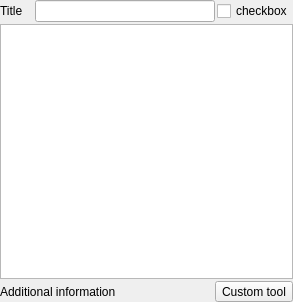
<?xml version="1.0" encoding="UTF-8"?>
<ui version="4.0">
 <class>Form</class>
 <widget class="QWidget" name="Form">
  <property name="geometry">
   <rect>
    <x>0</x>
    <y>0</y>
    <width>293</width>
    <height>302</height>
   </rect>
  </property>
  <property name="windowTitle">
   <string>Form</string>
  </property>
  <layout class="QVBoxLayout" name="verticalLayout">
   <property name="spacing">
    <number>2</number>
   </property>
   <property name="leftMargin">
    <number>0</number>
   </property>
   <property name="topMargin">
    <number>0</number>
   </property>
   <property name="rightMargin">
    <number>0</number>
   </property>
   <property name="bottomMargin">
    <number>0</number>
   </property>
   <item>
    <layout class="QHBoxLayout" name="horizontalLayout_8">
     <item>
      <widget class="QLabel" name="label">
       <property name="text">
        <string>Title</string>
       </property>
      </widget>
     </item>
     <item>
      <spacer name="horizontalSpacer">
       <property name="orientation">
        <enum>Qt::Horizontal</enum>
       </property>
       <property name="sizeType">
        <enum>QSizePolicy::Preferred</enum>
       </property>
       <property name="sizeHint" stdset="0">
        <size>
         <width>10</width>
         <height>20</height>
        </size>
       </property>
      </spacer>
     </item>
     <item>
      <widget class="QLineEdit" name="lineEdit">
       <property name="clearButtonEnabled">
        <bool>true</bool>
       </property>
      </widget>
     </item>
     <item>
      <widget class="QCheckBox" name="checkBox">
       <property name="text">
        <string>checkbox</string>
       </property>
      </widget>
     </item>
    </layout>
   </item>
   <item>
    <widget class="DragTableWidget" name="tableWidget">
     <property name="editTriggers">
      <set>QAbstractItemView::NoEditTriggers</set>
     </property>
     <property name="selectionMode">
      <enum>QAbstractItemView::ExtendedSelection</enum>
     </property>
     <property name="selectionBehavior">
      <enum>QAbstractItemView::SelectRows</enum>
     </property>
     <property name="showGrid">
      <bool>false</bool>
     </property>
     <property name="gridStyle">
      <enum>Qt::NoPen</enum>
     </property>
     <property name="wordWrap">
      <bool>false</bool>
     </property>
     <property name="cornerButtonEnabled">
      <bool>false</bool>
     </property>
     <property name="columnCount">
      <number>2</number>
     </property>
     <attribute name="horizontalHeaderVisible">
      <bool>false</bool>
     </attribute>
     <attribute name="verticalHeaderVisible">
      <bool>false</bool>
     </attribute>
     <column/>
     <column/>
    </widget>
   </item>
   <item>
    <layout class="QHBoxLayout" name="horizontalLayout">
     <item>
      <widget class="QLabel" name="label_info">
       <property name="text">
        <string>Additional information</string>
       </property>
      </widget>
     </item>
     <item>
      <spacer name="horizontalSpacer_2">
       <property name="orientation">
        <enum>Qt::Horizontal</enum>
       </property>
       <property name="sizeHint" stdset="0">
        <size>
         <width>40</width>
         <height>0</height>
        </size>
       </property>
      </spacer>
     </item>
     <item>
      <widget class="QToolButton" name="toolButton_custom">
       <property name="text">
        <string>Custom tool</string>
       </property>
      </widget>
     </item>
    </layout>
   </item>
  </layout>
 </widget>
 <customwidgets>
  <customwidget>
   <class>DragTableWidget</class>
   <extends>QTableWidget</extends>
   <header>dcoraid.gui.dbview.drag_table_widget</header>
  </customwidget>
 </customwidgets>
 <resources/>
 <connections/>
</ui>
